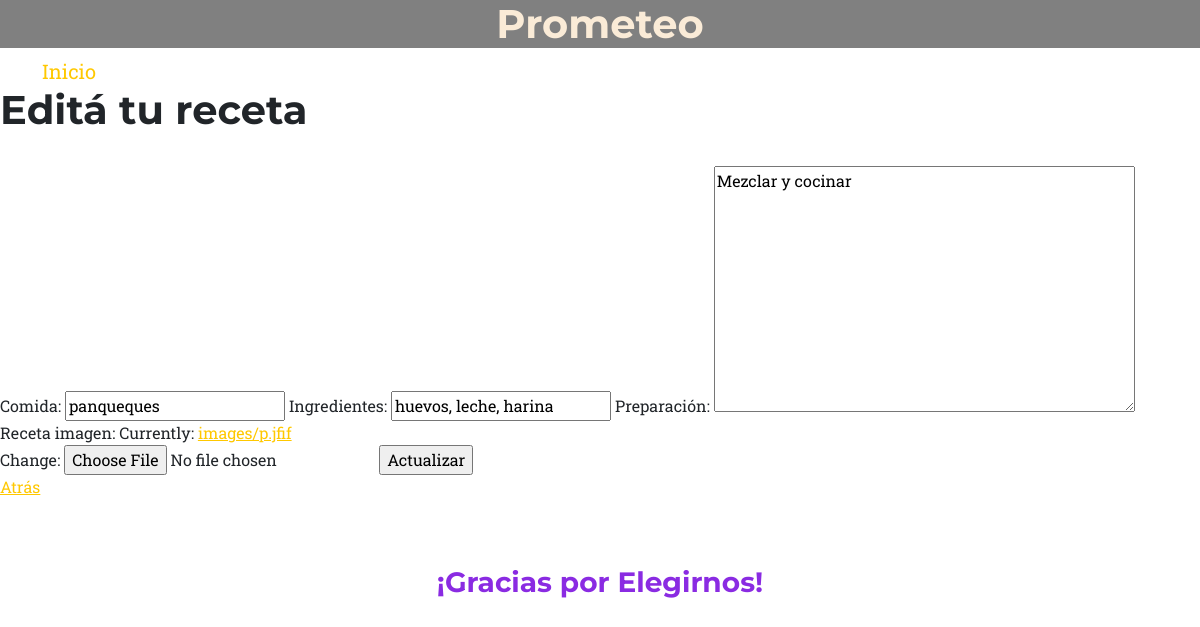
The app's page /recetas/editar/3 with its own data.
### About/models.py (models this page shows, shortened)
class recetas(models.Model):
    comida = models.CharField(max_length = 200)
    ingredientes = models.CharField(max_length = 200)
    preparación = models.TextField(max_length=2000)
    fecha = models.DateTimeField(auto_now_add=True)
    receta_imagen = models.ImageField(upload_to='images/')

### About/views.py (the view, shortened to what this page needs)
# urls.py: path('recetas/editar/<int:pk>', EditRecetas.as_view(), name = "editar"),
class EditRecetas(View):
    template_name = "About/edit_recetas.html"
    success_template = "About/exito.html"
    form_class = recetas_form
    initial = {"comida":"", "ingredientes":"", "preparación":"", "receta_imagen":""}
    def get(self, request, pk):
        receta = get_object_or_404(recetas, pk = pk)
        form = self.form_class(instance = receta)
        return render(request, self.template_name, {"form": form, "pk": pk})

### About/forms.py
class recetas_form(forms.ModelForm):
    class Meta:
        model = recetas
        fields = ['comida', 'ingredientes', 'preparación', 'receta_imagen']

### About/templates/About/edit_recetas.html (shortened to what this page needs)
{% extends "About/base.html" %}
{% load static %}
{% block contenido %}
    <h1> Editá tu receta  </h1>
    <br>
    <form action="/recetas/editar/{{pk}}" method="post" enctype="multipart/form-data">
        {{form}}
        <input type="submit" value="Actualizar">
    </form>
    <a href="{% url 'listaRecetas' %}">Atrás</a>
{% endblock %}

### records on screen
recetas: comida "panqueques", ingredientes "huevos, leche, harina", preparación "Mezclar y cocinar"
